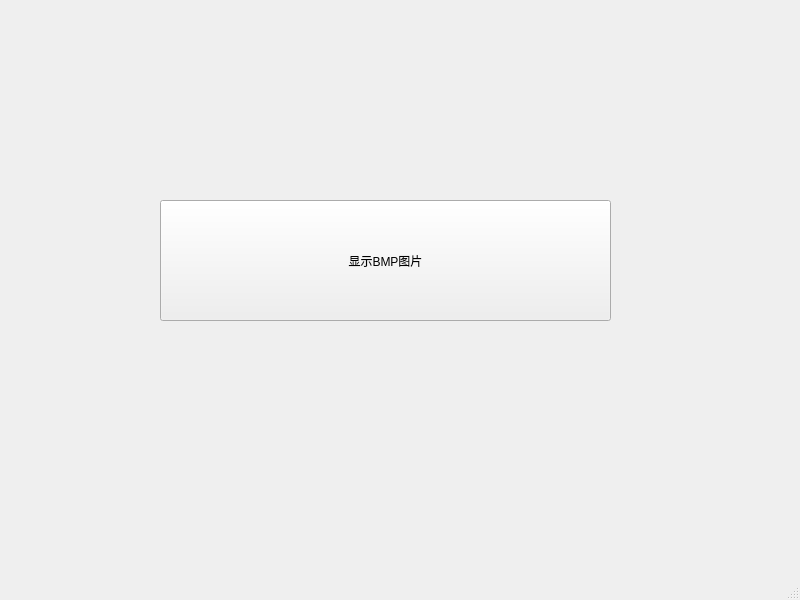
<?xml version="1.0" encoding="UTF-8"?>
<ui version="4.0">
 <class>MainWindow</class>
 <widget class="QMainWindow" name="MainWindow">
  <property name="geometry">
   <rect>
    <x>0</x>
    <y>0</y>
    <width>800</width>
    <height>600</height>
   </rect>
  </property>
  <property name="windowTitle">
   <string>MainWindow</string>
  </property>
  <widget class="QWidget" name="centralwidget">
   <widget class="QPushButton" name="playBtn">
    <property name="geometry">
     <rect>
      <x>160</x>
      <y>200</y>
      <width>451</width>
      <height>121</height>
     </rect>
    </property>
    <property name="text">
     <string>显示BMP图片</string>
    </property>
   </widget>
  </widget>
  <widget class="QMenuBar" name="menubar">
   <property name="geometry">
    <rect>
     <x>0</x>
     <y>0</y>
     <width>800</width>
     <height>24</height>
    </rect>
   </property>
  </widget>
  <widget class="QStatusBar" name="statusbar"/>
 </widget>
 <resources/>
 <connections/>
</ui>
